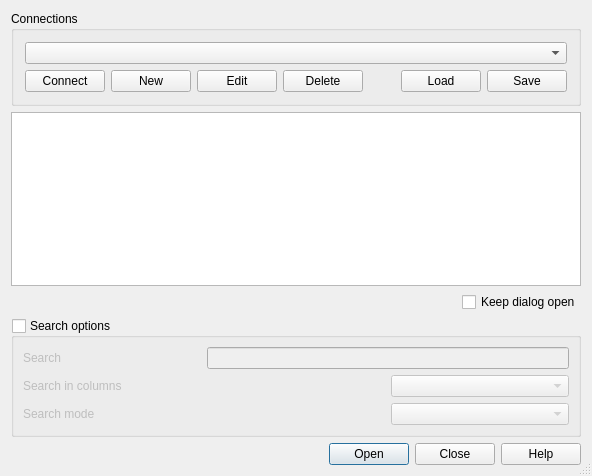
<?xml version="1.0" encoding="UTF-8"?>
<ui version="4.0">
 <class>QgsDbSourceSelectBase</class>
 <widget class="QDialog" name="QgsDbSourceSelectBase">
  <property name="geometry">
   <rect>
    <x>0</x>
    <y>0</y>
    <width>592</width>
    <height>476</height>
   </rect>
  </property>
  <property name="windowTitle">
   <string>Add MIKE C layers</string>
  </property>
  <property name="windowIcon">
   <iconset>
    <normaloff/>
   </iconset>
  </property>
  <property name="sizeGripEnabled">
   <bool>true</bool>
  </property>
  <property name="modal">
   <bool>true</bool>
  </property>
  <layout class="QGridLayout" name="gridLayout_2">
   <item row="2" column="0">
    <layout class="QHBoxLayout" name="horizontalLayout_2">
     <item>
      <spacer name="horizontalSpacer_2">
       <property name="orientation">
        <enum>Qt::Horizontal</enum>
       </property>
       <property name="sizeHint" stdset="0">
        <size>
         <width>40</width>
         <height>20</height>
        </size>
       </property>
      </spacer>
     </item>
     <item>
      <widget class="QCheckBox" name="mHoldDialogOpen">
       <property name="text">
        <string>Keep dialog open</string>
       </property>
      </widget>
     </item>
    </layout>
   </item>
   <item row="4" column="0">
    <widget class="QDialogButtonBox" name="buttonBox">
     <property name="standardButtons">
      <set>QDialogButtonBox::Close|QDialogButtonBox::Help|QDialogButtonBox::Open</set>
     </property>
    </widget>
   </item>
   <item row="1" column="0">
    <widget class="QTableView" name="layersView"/>
   </item>
   <item row="0" column="0">
    <widget class="QGroupBox" name="connectionsGroupBox">
     <property name="title">
      <string>Connections</string>
     </property>
     <layout class="QGridLayout" name="gridLayout">
      <item row="0" column="0">
       <widget class="QComboBox" name="cmbConnections"/>
      </item>
      <item row="1" column="0">
       <layout class="QHBoxLayout" name="horizontalLayout">
        <item>
         <widget class="QPushButton" name="btnConnect">
          <property name="text">
           <string>Connect</string>
          </property>
         </widget>
        </item>
        <item>
         <widget class="QPushButton" name="btnNew">
          <property name="text">
           <string>New</string>
          </property>
         </widget>
        </item>
        <item>
         <widget class="QPushButton" name="btnEdit">
          <property name="text">
           <string>Edit</string>
          </property>
         </widget>
        </item>
        <item>
         <widget class="QPushButton" name="btnDelete">
          <property name="text">
           <string>Delete</string>
          </property>
         </widget>
        </item>
        <item>
         <spacer name="horizontalSpacer">
          <property name="orientation">
           <enum>Qt::Horizontal</enum>
          </property>
          <property name="sizeHint" stdset="0">
           <size>
            <width>40</width>
            <height>20</height>
           </size>
          </property>
         </spacer>
        </item>
        <item>
         <widget class="QPushButton" name="btnLoad">
          <property name="text">
           <string comment="Load connections from file">Load</string>
          </property>
         </widget>
        </item>
        <item>
         <widget class="QPushButton" name="btnSave">
          <property name="toolTip">
           <string>Save connections to file</string>
          </property>
          <property name="text">
           <string>Save</string>
          </property>
         </widget>
        </item>
       </layout>
      </item>
     </layout>
    </widget>
   </item>
   <item row="3" column="0">
    <widget class="QGroupBox" name="mSearchGroupBox">
     <property name="title">
      <string>Search options</string>
     </property>
     <property name="flat">
      <bool>true</bool>
     </property>
     <property name="checkable">
      <bool>true</bool>
     </property>
     <property name="checked">
      <bool>false</bool>
     </property>
     <layout class="QGridLayout">
      <property name="margin">
       <number>9</number>
      </property>
      <property name="spacing">
       <number>6</number>
      </property>
      <item row="0" column="0">
       <widget class="QLabel" name="mSearchLabel">
        <property name="enabled">
         <bool>true</bool>
        </property>
        <property name="text">
         <string>Search</string>
        </property>
        <property name="buddy">
         <cstring>mSearchTableEdit</cstring>
        </property>
       </widget>
      </item>
      <item row="2" column="0" colspan="2">
       <widget class="QLabel" name="mSearchModeLabel">
        <property name="enabled">
         <bool>true</bool>
        </property>
        <property name="text">
         <string>Search mode</string>
        </property>
        <property name="buddy">
         <cstring>mSearchModeComboBox</cstring>
        </property>
       </widget>
      </item>
      <item row="2" column="2">
       <widget class="QComboBox" name="mSearchModeComboBox">
        <property name="enabled">
         <bool>true</bool>
        </property>
       </widget>
      </item>
      <item row="1" column="0" colspan="2">
       <widget class="QLabel" name="mSearchColumnsLabel">
        <property name="enabled">
         <bool>true</bool>
        </property>
        <property name="text">
         <string>Search in columns</string>
        </property>
        <property name="buddy">
         <cstring>mSearchColumnComboBox</cstring>
        </property>
       </widget>
      </item>
      <item row="1" column="2">
       <widget class="QComboBox" name="mSearchColumnComboBox">
        <property name="enabled">
         <bool>true</bool>
        </property>
       </widget>
      </item>
      <item row="0" column="1" colspan="2">
       <widget class="QLineEdit" name="mSearchTableEdit">
        <property name="enabled">
         <bool>true</bool>
        </property>
       </widget>
      </item>
     </layout>
    </widget>
   </item>
  </layout>
 </widget>
 <layoutdefault spacing="6" margin="11"/>
 <tabstops>
  <tabstop>cmbConnections</tabstop>
  <tabstop>btnConnect</tabstop>
  <tabstop>btnNew</tabstop>
  <tabstop>btnEdit</tabstop>
  <tabstop>btnDelete</tabstop>
  <tabstop>mSearchGroupBox</tabstop>
  <tabstop>mSearchTableEdit</tabstop>
  <tabstop>mSearchColumnComboBox</tabstop>
  <tabstop>mSearchModeComboBox</tabstop>
  <tabstop>buttonBox</tabstop>
 </tabstops>
 <resources/>
 <connections>
  <connection>
   <sender>buttonBox</sender>
   <signal>rejected()</signal>
   <receiver>QgsDbSourceSelectBase</receiver>
   <slot>reject()</slot>
   <hints>
    <hint type="sourcelabel">
     <x>352</x>
     <y>466</y>
    </hint>
    <hint type="destinationlabel">
     <x>361</x>
     <y>421</y>
    </hint>
   </hints>
  </connection>
  <connection>
   <sender>mSearchGroupBox</sender>
   <signal>toggled(bool)</signal>
   <receiver>mSearchTableEdit</receiver>
   <slot>setVisible(bool)</slot>
   <hints>
    <hint type="sourcelabel">
     <x>94</x>
     <y>437</y>
    </hint>
    <hint type="destinationlabel">
     <x>177</x>
     <y>360</y>
    </hint>
   </hints>
  </connection>
  <connection>
   <sender>mSearchGroupBox</sender>
   <signal>toggled(bool)</signal>
   <receiver>mSearchColumnComboBox</receiver>
   <slot>setVisible(bool)</slot>
   <hints>
    <hint type="sourcelabel">
     <x>97</x>
     <y>437</y>
    </hint>
    <hint type="destinationlabel">
     <x>343</x>
     <y>402</y>
    </hint>
   </hints>
  </connection>
  <connection>
   <sender>mSearchGroupBox</sender>
   <signal>toggled(bool)</signal>
   <receiver>mSearchModeComboBox</receiver>
   <slot>setVisible(bool)</slot>
   <hints>
    <hint type="sourcelabel">
     <x>115</x>
     <y>437</y>
    </hint>
    <hint type="destinationlabel">
     <x>281</x>
     <y>410</y>
    </hint>
   </hints>
  </connection>
  <connection>
   <sender>mSearchGroupBox</sender>
   <signal>toggled(bool)</signal>
   <receiver>mSearchLabel</receiver>
   <slot>setVisible(bool)</slot>
   <hints>
    <hint type="sourcelabel">
     <x>133</x>
     <y>437</y>
    </hint>
    <hint type="destinationlabel">
     <x>58</x>
     <y>360</y>
    </hint>
   </hints>
  </connection>
  <connection>
   <sender>mSearchGroupBox</sender>
   <signal>toggled(bool)</signal>
   <receiver>mSearchColumnsLabel</receiver>
   <slot>setVisible(bool)</slot>
   <hints>
    <hint type="sourcelabel">
     <x>51</x>
     <y>437</y>
    </hint>
    <hint type="destinationlabel">
     <x>57</x>
     <y>402</y>
    </hint>
   </hints>
  </connection>
  <connection>
   <sender>mSearchGroupBox</sender>
   <signal>toggled(bool)</signal>
   <receiver>mSearchModeLabel</receiver>
   <slot>setVisible(bool)</slot>
   <hints>
    <hint type="sourcelabel">
     <x>82</x>
     <y>437</y>
    </hint>
    <hint type="destinationlabel">
     <x>68</x>
     <y>411</y>
    </hint>
   </hints>
  </connection>
 </connections>
</ui>
